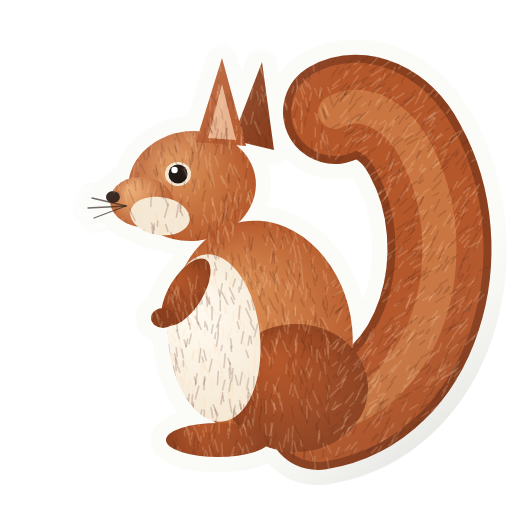
#> input picture trailer/dekal-lennart.png, 512 x 512 px
$ python logo_transparent.py ../trailer/dekal-lennart.png ../trailer/dekal-skata.png
#> lines starting #> are read from the running program, lines starting #| are printed output that depends on the picture
"""Gör logotypens vita bakgrund genomskinlig och beskär kanterna.

Fyller från bildens kanter, så att bara vitt som hänger ihop med kanten blir
genomskinligt. Det vita i taket ligger innanför den svarta konturen och behålls.

  python3 tools/logo_transparent.py in.webp server/static/logo.webp
"""
import sys
from collections import deque

from PIL import Image

TOL = 40  # hur nära vitt en pixel måste vara (0–255 per kanal)


def main(src: str, dst: str) -> None:
#> called with src = '../trailer/dekal-lennart.png', dst = '../trailer/dekal-skata.png'
    im = Image.open(src).convert("RGBA")
#> im is the input picture: PIL image 512x512 RGBA; mean R, G, B, A 103.2, 75.9, 60.7, 127.9
    w, h = im.size
#> w = 512; h = 512
    px = im.load()
    near_white = lambda p: all(c >= 255 - TOL for c in p[:3])
    seen = bytearray(w * h)
    q = deque()
    for x in range(w):
        q.extend([(x, 0), (x, h - 1)])
    for y in range(h):
        q.extend([(0, y), (w - 1, y)])
    while q:
        x, y = q.popleft()
        i = y * w + x
        if seen[i] or not near_white(px[x, y]):
            continue
        seen[i] = 1
        px[x, y] = (255, 255, 255, 0)
        for nx, ny in ((x + 1, y), (x - 1, y), (x, y + 1), (x, y - 1)):
            if 0 <= nx < w and 0 <= ny < h and not seen[ny * w + nx]:
                q.append((nx, ny))
    box = im.getbbox()
#> box = (72, 39, 507, 485)
    im = im.crop(box)
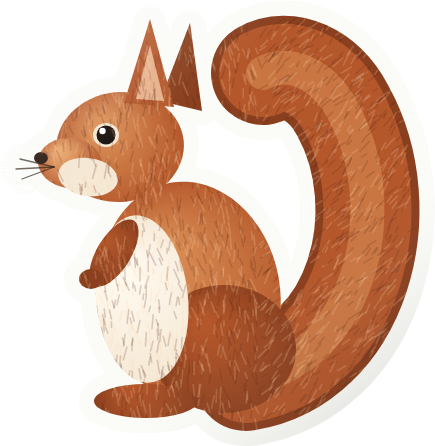
#> im: PIL image 435x446 RGBA; mean R, G, B, A 139.5, 102.6, 82, 172.9; transparent parts drawn white
    # Halva storleken räcker för headern (visas ca 120–200 px hög) och ger mindre fil.
    im = im.resize((im.width // 2, im.height // 2), Image.LANCZOS)
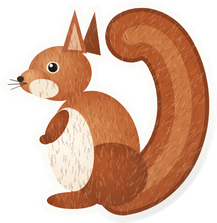
#> im: PIL image 217x223 RGBA; mean R, G, B, A 144.9, 107.9, 87.4, 172.9; transparent parts drawn white
    im.save(dst, lossless=True)
    print(dst, im.size)
#| ../trailer/dekal-skata.png (217, 223)


if __name__ == "__main__":
    main(sys.argv[1], sys.argv[2])
